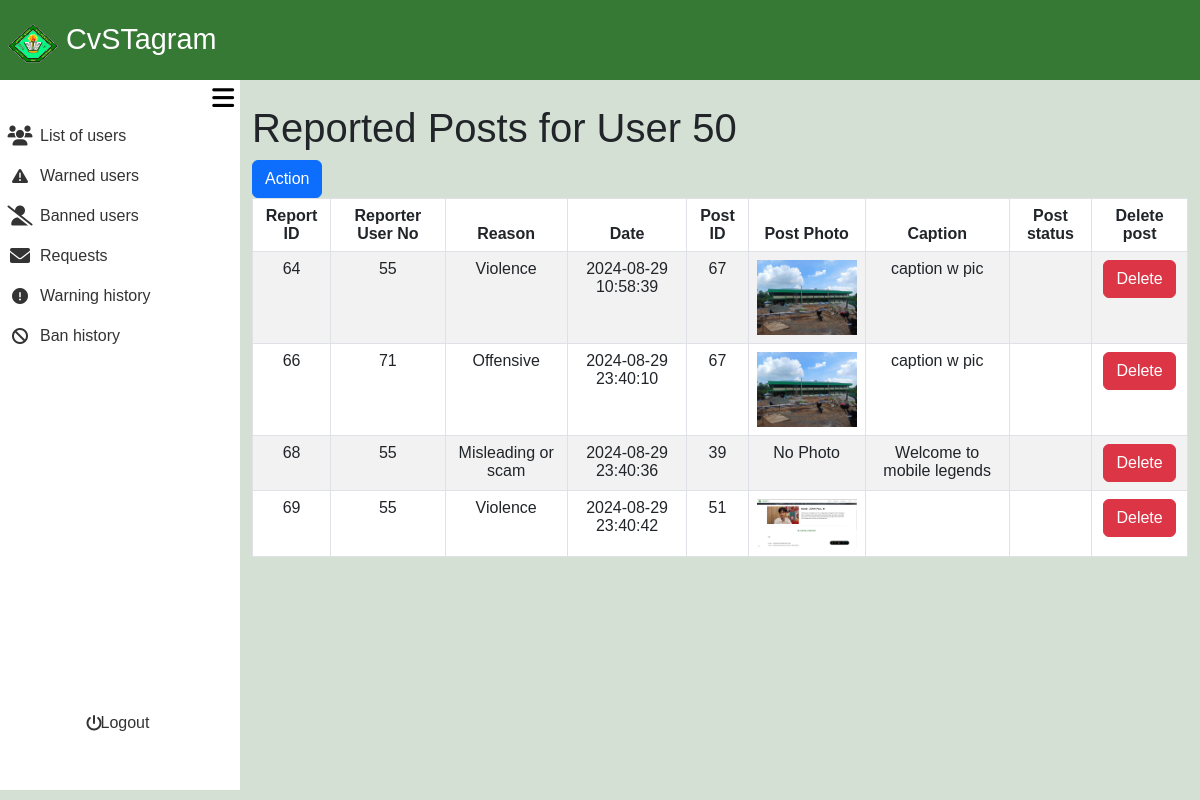
Page /admin_area/review_post.php?user_no=50 on the earlier database version.
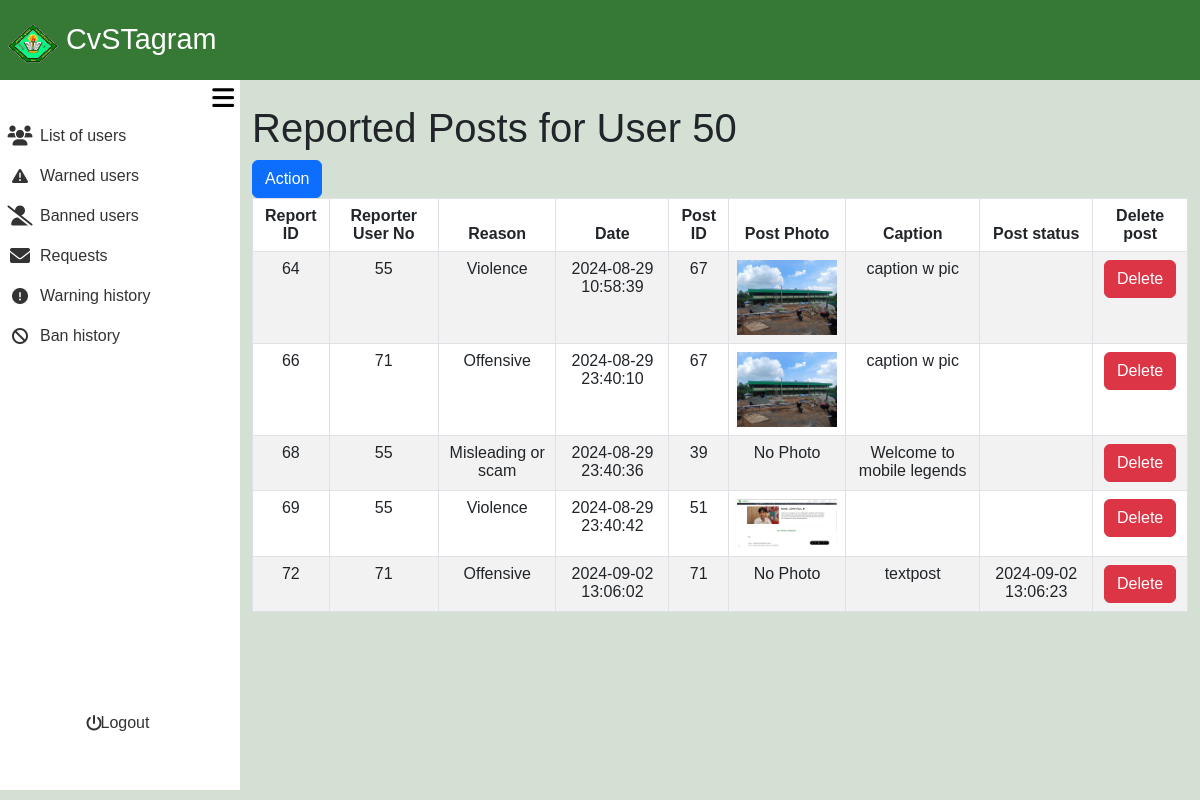
Same page on the later database version.
### tables this page shows
CREATE TABLE `post_reports` (
  `report_id` int(11) NOT NULL,
  `post_id` int(11) NOT NULL,
  `user_no` int(11) NOT NULL,
  `reporter_user_no` int(11) NOT NULL,
  `report_reason` varchar(100) NOT NULL,
  `report_date` timestamp NOT NULL DEFAULT current_timestamp()
);

CREATE TABLE `posts` (
  `post_id` int(11) NOT NULL,
  `user_no` int(11) DEFAULT NULL,
  `relation` varchar(10) DEFAULT NULL,
  `services` varchar(10) DEFAULT NULL,
  `caption` text DEFAULT NULL,
  `postphoto` varchar(255) DEFAULT NULL,
  `timestamp` timestamp NOT NULL DEFAULT current_timestamp(),
  `deleted_at` timestamp NULL DEFAULT NULL
);

### admin_area/review_post.php (the view, shortened to what this page needs)
<?php
require_once '../include/connect.php';
require_once '../include/bootsrap.php';
$admin_id = $_SESSION['admin_id'];
?>
<!DOCTYPE html>
<html lang="en">
<head>
    <link rel="stylesheet" href="admin_dashbaord.css?v=<?php echo time(); ?>">
</head>
<body>
<div class="container-fluid screen">
    <div class="container-fluid nav">
        <nav class="navbar">
            <div class="container-fluid navtexticon">
                <a class="navbar-brand px-2" href="#">
                <img src="../images/Cavite_State_University_(CvSU).png" alt="Logo" width="50" height="40" class="d-inline-block align-text-top">
                CvSTagram
                </a>
            </div>
        </nav>
    </div>
    <div class="container-fluid contbody">
    <div class="container-fluid sidenav">
    <div class="container-fluid menubutton">
        <button onclick="toggleSidenav()">
            <i class="fa-solid fa-bars"></i>
        </button>
    </div>
    <div class="container-fluid featurescont">
    <div class="container-fluid buttonlinkside">
                <div class="row">
                        <div class="col">
                            <ul>
                                <li>
                                    <a href="list_of_users.php">
                                        <div class="container-fluid listofusers">
                                            <div class="container-fluid listusericon">
                                                 <i class="fa-solid fa-users fa-lg"></i>
                                            </div>
                                            <div class="container-fluid listofusersname">
                                                List of users
                                            </div>
                                        </div>
                                    </a>
                                </li>
                            </ul>
                        </div>
                    </div>
                    <div class="row">
                        <div class="col">
                            <ul>
                                <li>
                                    <a href="active_warn.php">
                                        <div class="container-fluid listofusers">
                                            <div class="container-fluid listusericon">
                                            <i class="fa-solid fa-triangle-exclamation"></i>
                                            </div>
                                            <div class="container-fluid listofusersname">
                                                Warned users
                                            </div>
                                        </div>
                                    </a>
                                </li>
                            </ul>
                        </div>
                    </div>
                    <div class="row">
                        <div class="col">
                            <ul>
                                <li>
                                    <a href="active_ban.php">
                                        <div class="container-fluid Bannedaccounts">
                                            <div class="container-fluid Bannedaccountsicon">
                                            <i class="fa-solid fa-user-slash fa-lg"></i>
                                            </div>
                                            <div class="container-fluid Bannedaccountsname">
                                                Banned users
                                            </div>
                                        </div>
                                    </a>
                                </li>
                            </ul>
                        </div>
                    </div>
                        <div class="row">
                            <div class="col">
                                <ul>
                                    <li>
                                        <a href="request.php">
                                            <div class="container-fluid Deletedaccounts">
                                                <div class="container-fluid Deletedaccountsicon">
                                                <i class="fa-solid fa-envelope fa-lg"></i>
                                                </div>
                                                <div class="container-fluid Deletedaccountsname">
                                                        Requests
                                                </div>
                                            </div>
                                        </a>
                                    </li>
                                </ul>
                            </div>
                        </div>
                        <div class="row">
                        <div class="col">
                            <ul>
                                <li>
                                    <a href="warned_user.php">
                                        <div class="container-fluid listofusers">
                                            <div class="container-fluid listusericon">
                                            <i class="fa-solid fa-circle-exclamation"></i>
                                            </div>
                                            <div class="container-fluid listofusersname">
                                                Warning history
                                            </div>
                                        </div>
                                    </a>
                                </li>
                            </ul>
                        </div>
                    </div>
                    <div class="row">
                        <div class="col">
                            <ul>
                                <li>
                                    <a href="banned_user.php">
                                        <div class="container-fluid Bannedaccounts">
                                            <div class="container-fluid Bannedaccountsicon">
                                                <i class="fa-solid fa-ban"></i>
                                            </div>
                                            <div class="container-fluid Bannedaccountsname">
                                                Ban history
                                            </div>
                                        </div>
                                    </a>
                                </li>
                            </ul>
                        </div>
                    </div>
                    </div>
        <div class="container-fluid logoutcont">
            <div class="row">
                <div class="col">
                    <ul>
                        <li>
                            <a href="admin_logout.php">
                                <div class="container-fluid Deletedaccounts" style="border-radius: 10px;">
                                    <div class="container-fluid Deletedaccountsicon">
                                        <i class="fa-solid fa-power-off"></i>
                                    </div>
                                    <div class="container-fluid Deletedaccountsname">
                                        Logout
                                    </div>
                                </div>
                            </a>
                        </li>
                    </ul>
                </div>
            </div>
        </div>
    </div>
</div>
        </div>
        <div class="container-fluid content">
        <?php
$user_no = isset($_GET['user_no']) ? intval($_GET['user_no']) : 0;
$query = "SELECT
    pr.report_id,
    pr.reporter_user_no,
    pr.report_reason,
    pr.report_date,
    pr.user_no,
    p.post_id,
    ur.user_no,
    ur.fname,
    ur.lname,
    p.postphoto,
    p.caption,
    p.deleted_at
FROM
    post_reports pr
JOIN
    posts p ON pr.post_id = p.post_id
JOIN
    user_registration ur ON pr.user_no = ur.user_no
WHERE
    ur.user_no = ?";
$stmt = $con->prepare($query);
$stmt->bind_param('i', $user_no);
$stmt->execute();
$reports = $stmt->get_result();
?>
    <div class="container mt-4">
        <h1>Reported Posts for User <?php echo htmlspecialchars($user_no); ?></h1>
        <a href="admin_action.php?user_no=<?php echo htmlspecialchars($user_no); ?>"><button class="btn btn-primary">Action</button></a>
        <table class="table table-bordered table-striped">
            <thead>
                <tr>
                    <th scope="col">Report ID</th>
                    <th scope="col">Reporter User No</th>
                    <th scope="col">Reason</th>
                    <th scope="col">Date</th>
                    <th scope="col">Post ID</th>
                    <th scope="col">Post Photo</th>
                    <th scope="col">Caption</th>
                    <th scope="col">Post status</th>
                    <th scope="col">Delete post</th>
                </tr>
            </thead>
            <tbody>
                <?php while ($report = $reports->fetch_assoc()): ?>
                    <?php
                        $post_id = $report['post_id'];
                        $user_no = $report['user_no'];
                    ?>
                    <tr>
                        <td><?php echo htmlspecialchars($report['report_id']); ?></td>
                        <td><?php echo htmlspecialchars($report['reporter_user_no']); ?></td>
                        <td><?php echo htmlspecialchars($report['report_reason']); ?></td>
                        <td><?php echo htmlspecialchars($report['report_date']); ?></td>
                        <td><?php echo htmlspecialchars($post_id); ?></td>
                        <td>
                            <?php if ($report['postphoto']): ?>
                                <img src="../include/posts_images/<?php echo htmlspecialchars($report['postphoto']); ?>" alt="Post Photo" width="100">
                            <?php else: ?>
                                No Photo
                            <?php endif; ?>
                        </td>
                        <td><?php echo htmlspecialchars($report['caption']); ?></td>
                        <td><?php echo htmlspecialchars($report['deleted_at']); ?></td>
                        <td>
                            <button type="button"
                                    data-bs-toggle="modal"
                                    data-bs-target="#exampleModal5"
                                    class="btn btn-danger"
                                    data-post-id="<?php echo htmlspecialchars($post_id); ?>"
                                    data-user-no="<?php echo htmlspecialchars($user_no); ?>"
                                    data-admin-id="<?php echo htmlspecialchars($admin_id); ?>"
                                    data-report-id="<?php echo htmlspecialchars($report['report_id']); ?>"
                                    data-post-photo="<?php echo htmlspecialchars($report['postphoto'] ? '../include/posts_images/' . $report['postphoto'] : ''); ?>"
                                    data-post-caption="<?php echo htmlspecialchars($report['caption'] ?: ''); ?>">
                                Delete
                            </button>
                        </td>
                    </tr>
                <?php endwhile; ?>
            </tbody>
        </table>
    </div>
        </div>
    </div>
</body>
</html>

### include/bootsrap.php (shortened to what this page needs)
<link href="https://cdn.jsdelivr.net/npm/bootstrap@5.3.3/dist/css/bootstrap.min.css" rel="stylesheet">
<link href="https://cdn.jsdelivr.net/npm/bootstrap@5.3.0/dist/css/bootstrap.min.css" rel="stylesheet">
<link rel="stylesheet" href="https://cdn.jsdelivr.net/npm/bootstrap-icons@1.11.3/font/bootstrap-icons.min.css">
    <link rel="stylesheet" href="https://cdnjs.cloudflare.com/ajax/libs/font-awesome/6.0.0-beta3/css/all.min.css">
<link href="https://cdn.jsdelivr.net/npm/air-datepicker@3.5.3/air-datepicker.min.css" rel="stylesheet">

### admin_area/admin_dashbaord.css (style rules this page uses)
body { font-family: Arial, Helvetica, sans-serif; padding: 0; margin: 0; background-color: #D3E0D3; }
ul, li, a { text-decoration: none; list-style-type: none; color: inherit; padding: 0; }
.container-fluid { padding: 0; }
.screen { height: 100vh; width: 100%; display: flex; flex-direction: column; }
.nav { height: 10vh; width: 100%; padding: 0; background-color: #367934; }
.contbody { display: flex; flex: 1; }
.sidenav { position: fixed; top: 10vh; left: 0; height: calc(90vh - 10px); width: 20%; transition: width 0.3s; background-color: #fff; z-index: 1000; }
.navtexticon a { color: #fff; font-size: 1.8rem; }
.menubutton { height: 5%; width: 100%; display: flex; align-items: center; justify-content: flex-end; }
.menubutton button { border: none; background-color: transparent; font-size: 25px; }
.content { margin-left: 20%; width: 80%; transition: width 0.3s, margin-left 0.3s; min-height: 90%; height: auto; }
.featurescont { height: 90%; }
.buttonlinkside { height: 90%; }
.logoutcont { width: 100%; height: 10%; display: flex; align-items: center; justify-content: center; }
.Deletedaccountsname, .Bannedaccountsname, .listofusersname { height: 100%; width: 100%; display: flex; align-items: center; justify-content: flex-start; }
.Deletedaccounts, .Bannedaccounts, .listofusers { transition: background-color 0.3s ease; border-radius: 0 10px 10px 0; flex: 0 0 auto; padding: 0; height: 100%; display: flex; align-items: center; justify-content: flex-start; flex-direction: row; }
.Deletedaccountsicon, .Bannedaccountsicon, .listusericon { width: 20%; height: 100%; display: flex; align-items: center; justify-content: center; }
.Deletedaccounts, .Bannedaccounts, .listofusers { color: #333; }
.table th, .table td { text-align: center; }

Differences in the rows shown:
added post_reports: report_id "72", reporter_user_no "71", report_reason "Offensive", report_date "2024-09-02 13:06:02", post.post_id "71", shows "No Photo", post.caption "textpost", post.deleted_at "2024-09-02 13:06:23"
